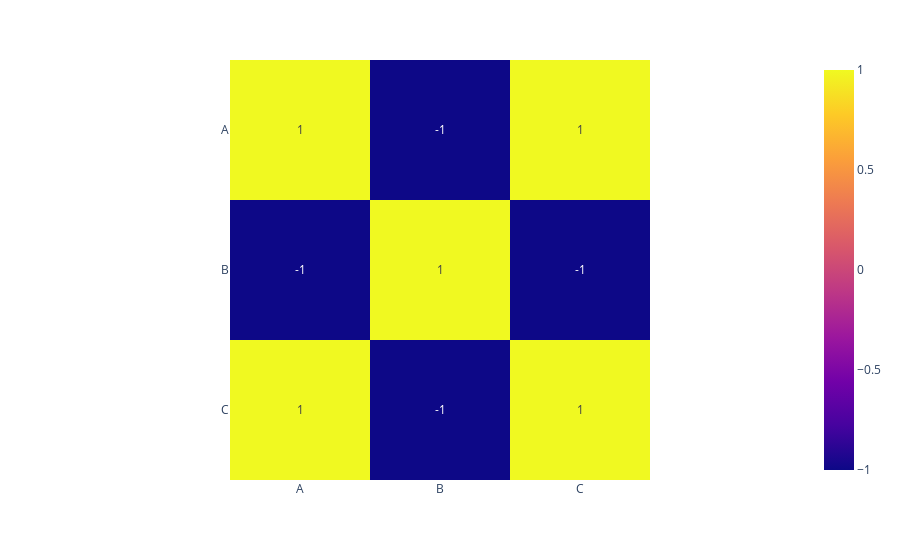

Write notebook code for a chart like this one.
### Code cell
fig = px.imshow(corr, text_auto=".31")
fig.show()

### Figure 1 — Plotly figure (JSON) as saved in the notebook; plotly's stock layout.template omitted (floating-point values rounded to 4 significant figures)
{"data": [{"coloraxis": "coloraxis", "hovertemplate": "x: %{x}<br>y: %{y}<br>color: %{z}<extra></extra>", "name": "0", "texttemplate": "%{z:.31}", "type": "heatmap", "x": ["A", "B", "C"], "xaxis": "x", "y": ["A", "B", "C"], "yaxis": "y", "z": [[1, -1, 1], [-1, 1, -1], [1, -1, 1]]}], "layout": {"coloraxis": {"colorscale": [[0, "#0d0887"], [0.1111, "#46039f"], [0.2222, "#7201a8"], [0.3333, "#9c179e"], [0.4444, "#bd3786"], [0.5556, "#d8576b"], [0.6667, "#ed7953"], [0.7778, "#fb9f3a"], [0.8889, "#fdca26"], [1, "#f0f921"]]}, "margin": {"t": 60}, "xaxis": {"anchor": "y", "constrain": "domain", "domain": [0, 1], "scaleanchor": "y"}, "yaxis": {"anchor": "x", "autorange": "reversed", "constrain": "domain", "domain": [0, 1]}}}
